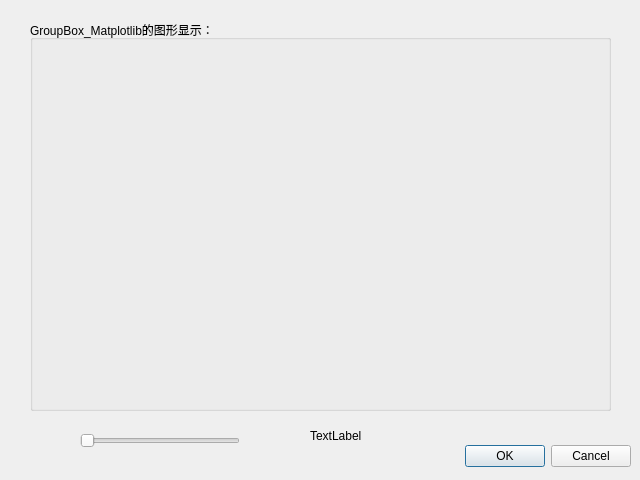
<?xml version="1.0" encoding="UTF-8"?>
<ui version="4.0">
 <class>Dialog</class>
 <widget class="QDialog" name="Dialog">
  <property name="geometry">
   <rect>
    <x>0</x>
    <y>0</y>
    <width>640</width>
    <height>480</height>
   </rect>
  </property>
  <property name="windowTitle">
   <string>Dialog</string>
  </property>
  <widget class="QDialogButtonBox" name="buttonBox">
   <property name="geometry">
    <rect>
     <x>10</x>
     <y>440</y>
     <width>621</width>
     <height>32</height>
    </rect>
   </property>
   <property name="orientation">
    <enum>Qt::Horizontal</enum>
   </property>
   <property name="standardButtons">
    <set>QDialogButtonBox::Cancel|QDialogButtonBox::Ok</set>
   </property>
  </widget>
  <widget class="QGroupBox" name="groupBox">
   <property name="geometry">
    <rect>
     <x>30</x>
     <y>20</y>
     <width>581</width>
     <height>391</height>
    </rect>
   </property>
   <property name="title">
    <string>GroupBox_Matplotlib的图形显示：</string>
   </property>
  </widget>
  <widget class="QSlider" name="horizontalSlider">
   <property name="geometry">
    <rect>
     <x>80</x>
     <y>430</y>
     <width>160</width>
     <height>22</height>
    </rect>
   </property>
   <property name="orientation">
    <enum>Qt::Horizontal</enum>
   </property>
  </widget>
  <widget class="QLabel" name="label">
   <property name="geometry">
    <rect>
     <x>310</x>
     <y>430</y>
     <width>54</width>
     <height>12</height>
    </rect>
   </property>
   <property name="text">
    <string>TextLabel</string>
   </property>
  </widget>
 </widget>
 <resources/>
 <connections>
  <connection>
   <sender>buttonBox</sender>
   <signal>accepted()</signal>
   <receiver>Dialog</receiver>
   <slot>accept()</slot>
   <hints>
    <hint type="sourcelabel">
     <x>248</x>
     <y>254</y>
    </hint>
    <hint type="destinationlabel">
     <x>157</x>
     <y>274</y>
    </hint>
   </hints>
  </connection>
  <connection>
   <sender>buttonBox</sender>
   <signal>rejected()</signal>
   <receiver>Dialog</receiver>
   <slot>reject()</slot>
   <hints>
    <hint type="sourcelabel">
     <x>316</x>
     <y>260</y>
    </hint>
    <hint type="destinationlabel">
     <x>286</x>
     <y>274</y>
    </hint>
   </hints>
  </connection>
 </connections>
</ui>
